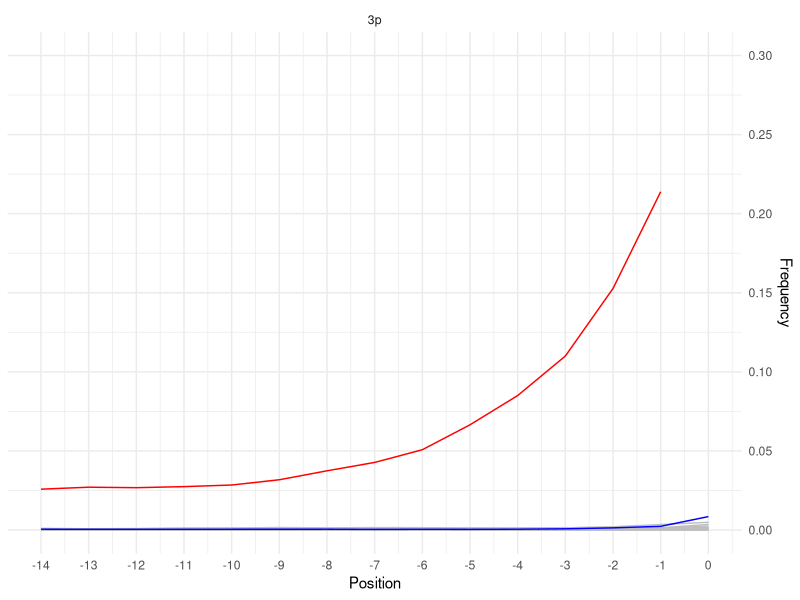
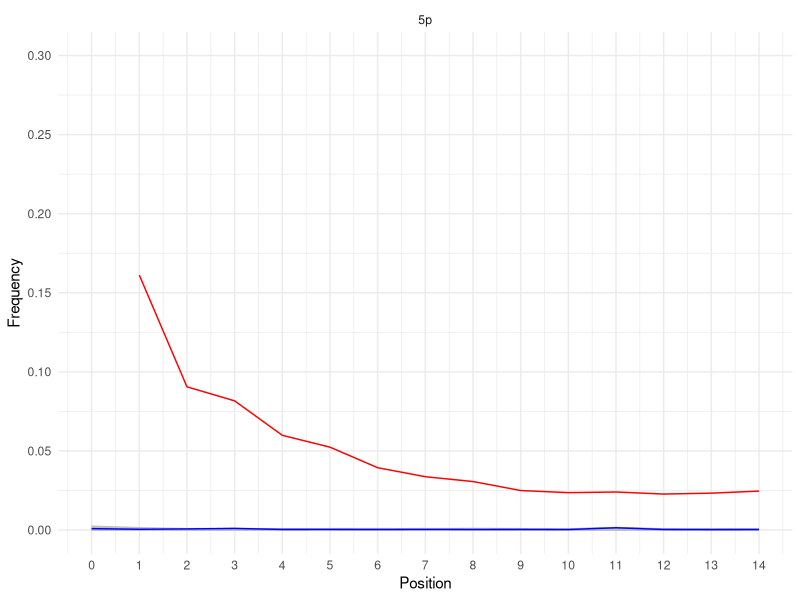

Generate these figures, in order, with R:
library(readr)
library(tidyr)
library(dplyr)
library(ggplot2)
library(patchwork)

type_colours <- c("C>T" = "red", "G>A" = "blue", "A>C" = "grey", "A>G" = "grey", "A>T" = "grey", "C>A" = "grey", "C>G" = "grey", "G>C" = "grey", "G>T" = "grey", "T>A" = "grey", "T>C" = "grey", "T>G" = "grey", "insertion" = "grey", "deletion" = "grey")

raw_5p_single_stranded <- readr::read_tsv("assets/data/single-stranded/5p_freq_misincorporations.txt", comment = "#")
raw_3p_single_stranded <- readr::read_tsv("assets/data/single-stranded/3p_freq_misincorporations.txt", comment = "#")

pivot_longer_freqmisincorporation <- function(x, reverse, type_colours) {
  result <- x %>%
    dplyr::rename(insertion = `->ACGT`, deletion = `ACGT>-`, Position = Pos) %>%
    tidyr::pivot_longer(tidyr::contains(c(">", "insertion", "deletion")), names_to = "Mutation Type", values_to = "Frequency") %>%
    dplyr::mutate(`Mutation Type` = factor(`Mutation Type`, levels = rev(names(type_colours))))

  if (reverse) {
    result <- result %>%
      dplyr::mutate(Position = Position * -1)
  }

  result
}

plot_longer_freqmisincorporation <- function(x, reverse, type_colours) {
  result <- ggplot2::ggplot(x, aes(x = Position, y = Frequency, colour = `Mutation Type`)) +
    ggplot2::geom_line() +
    ggplot2::scale_colour_manual(values = type_colours, guide = ggplot2::guide_legend(reverse = TRUE)) +
    ggplot2::facet_wrap(~end, ncol = 2) +
    ggplot2::theme_minimal() +
    ggplot2::theme(legend.position = "none")

  if (reverse) {
    result <- result +
      ggplot2::scale_x_continuous(breaks = seq(0, -14, -1)) +
      ggplot2::scale_y_continuous(breaks = seq(0, 0.30, 0.05), position = "right", limits = c(0, 0.30))
  } else {
    result <- result +
      ggplot2::scale_x_continuous(breaks = seq(0, 14, 1)) +
      ggplot2::scale_y_continuous(breaks = seq(0, 0.30, 0.05), limits = c(0, 0.30))
  }

  result
}

long_5p_single_stranded <- pivot_longer_freqmisincorporation(raw_5p_single_stranded, reverse = FALSE, type_colours = type_colours) %>% mutate(end = "5p")
long_3p_single_stranded <- pivot_longer_freqmisincorporation(raw_3p_single_stranded, reverse = TRUE, type_colours = type_colours) %>% mutate(end = "3p")

smiley_5p_single_stranded <- plot_longer_freqmisincorporation(long_5p_single_stranded, reverse = FALSE, type_colours)
smiley_3p_single_stranded <- plot_longer_freqmisincorporation(long_3p_single_stranded, reverse = TRUE, type_colours)
